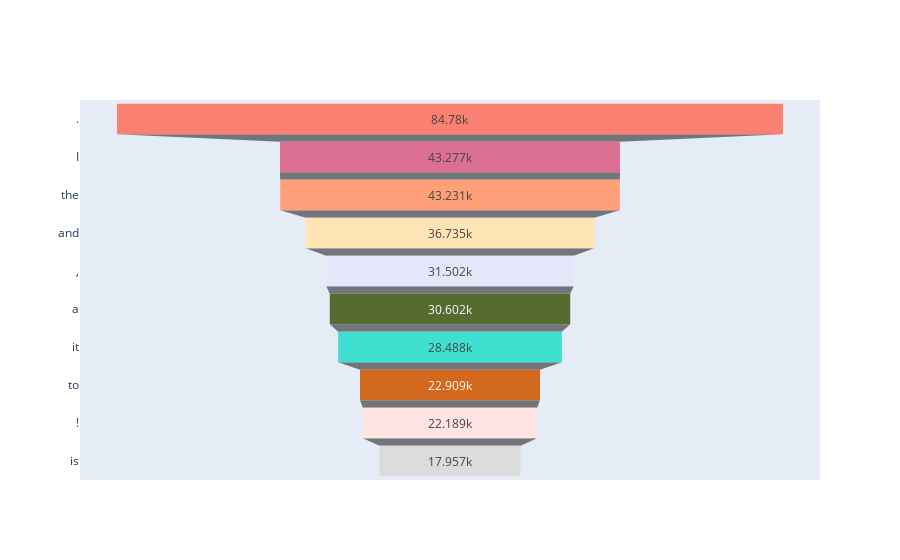

The cell this chart's notebook holds for it:
### Code cell
fig = go.Figure(go.Funnel(
    y = MostFrequentWordDF1['Word'].tolist(),
    x = MostFrequentWordDF1['Count'].tolist(),
    marker = {"color": ["Salmon", "PaleVioletRed", "LightSalmon", "Moccasin", "Lavender", "DarkOliveGreen", "Turquoise", "Chocolate", "MistyRose", "Gainsboro"]}))
fig.show()

### Figure 1 — Plotly figure (JSON) as saved in the notebook; plotly's stock layout.template omitted (floating-point values rounded to 4 significant figures)
{"data": [{"marker": {"color": ["Salmon", "PaleVioletRed", "LightSalmon", "Moccasin", "Lavender", "DarkOliveGreen", "Turquoise", "Chocolate", "MistyRose", "Gainsboro"]}, "type": "funnel", "x": [84780, 43277, 43231, 36735, 31502, 30602, 28488, 22909, 22189, 17957], "y": [".", "I", "the", "and", ",", "a", "it", "to", "!", "is"]}], "layout": {}}
